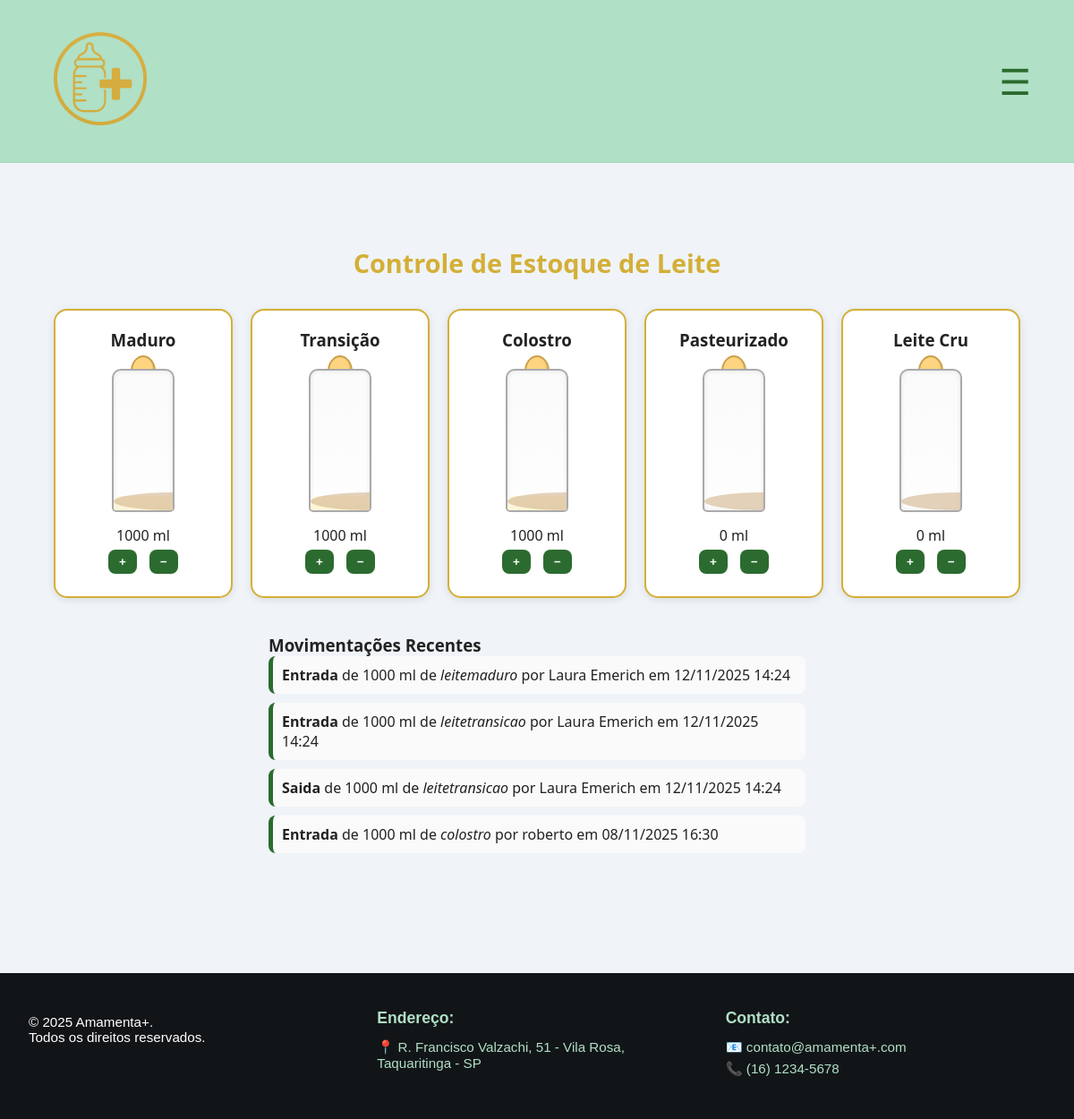
Screenshot of /assets/home.php (signed in) with the database file from the repository.
### tables this page shows
CREATE TABLE `estoqueleite` (
  `id` int(11) NOT NULL,
  `tipo` varchar(50) NOT NULL,
  `quantidade` int(11) DEFAULT 0,
  `atualizado` timestamp NOT NULL DEFAULT current_timestamp() ON UPDATE current_timestamp()
);

CREATE TABLE `logleite` (
  `id` int(11) NOT NULL,
  `tipo` varchar(50) NOT NULL,
  `acao` enum('entrada','saida') NOT NULL,
  `quantidade` int(11) NOT NULL,
  `funcionario` varchar(150) NOT NULL,
  `data` timestamp NOT NULL DEFAULT current_timestamp()
);

### assets/home.php (the view, shortened to what this page needs)
<!DOCTYPE html>
<html lang="pt-br">
<head>
  <link rel="stylesheet" href="/SistemaBL/style/style.css">
</head>
<body>
  <?php include "header.php"; ?>
  <div class="estoque-container">
    <h2>Controle de Estoque de Leite</h2>
    <div class="tipos-leite">
      <?php
      include 'processamento/conexao.php';
      $sql = "SELECT * FROM estoqueleite";
      $result = $conn->query($sql);
      while ($row = $result->fetch_assoc()):
      ?>
      <div class="caixa-leite">
        <h3>
          <?php
          switch ($row['tipo']) {
            case 'leitemaduro': echo 'Maduro'; break;
            case 'leitetransicao': echo 'Transição'; break;
            case 'colostro': echo 'Colostro'; break;
            case 'leitepasteurizado': echo 'Pasteurizado'; break;
            case 'leitecru': echo 'Leite Cru'; break;
          }
          ?>
        </h3>
        <div class="mamadeira-container">
          <div class="bico"></div>
          <div class="mamadeira">
            <?php
              $max = 10000;
              $percentual = min(100, ($row['quantidade'] / $max) * 100);
            ?>
            <div class="nivel" style="height: <?= $percentual ?>%;"></div>
            <div class="onda"></div>
          </div>
        </div>
        <p><?= $row['quantidade'] ?> ml</p>
        <div class="botoes">
          <button class="btn-add" data-tipo="<?= $row['tipo'] ?>" data-acao="entrada">+</button>
          <button class="btn-remove" data-tipo="<?= $row['tipo'] ?>" data-acao="saida">−</button>
        </div>
      </div>
      <?php endwhile; ?>
    </div>
    <div class="log-estoque">
      <h3>Movimentações Recentes</h3>
      <ul>
        <?php
        $logs = $conn->query("SELECT * FROM logleite ORDER BY data DESC LIMIT 5");
        while ($log = $logs->fetch_assoc()):
        ?>
          <li>
            <strong><?= ucfirst($log['acao']) ?></strong> de <?= $log['quantidade'] ?> ml de
            <em><?= $log['tipo'] ?></em> por <?= $log['funcionario'] ?> em
            <?= date('d/m/Y H:i', strtotime($log['data'])) ?>
          </li>
        <?php endwhile; ?>
      </ul>
    </div>
  </div>
  <?php include "footer.php"; ?>
</body>
</html>

### style/style.css (style rules this page uses)
:root { --cor-fundo-pagina: #f0f4f8; --cor-fundo-form: #ffffff; --cor-texto: #222222; --cor-borda-input: #cccccc; --cor-botao: #2e7d32; --cor-botao-hover: #388e3c; --dourado: rgb(212, 175, 55); --verde-menta: rgb(176, 224, 198); }
* { margin: 0; padding: 0; box-sizing: border-box; }
body { font-family: 'Segoe UI', Tahoma, Geneva, Verdana, sans-serif; background-color: var(--cor-fundo-pagina); color: var(--cor-texto); padding: 0; margin: 0; height: 100%; display: flex; flex-direction: column; }
h2 { text-align: center; color: var(--dourado); margin-bottom: 2rem; font-size: 1.8rem; margin-top: 0; padding-top: 1rem; }
.estoque-container { margin: 40px auto; padding: 20px; max-width: 1200px; text-align: center; }
.tipos-leite { display: flex; flex-wrap: wrap; justify-content: center; gap: 20px; }
.caixa-leite { background: #fff; border: 2px solid var(--dourado); border-radius: 15px; width: 200px; padding: 20px; box-shadow: 0 2px 10px rgba(0,0,0,0.1); position: relative; overflow: hidden; }
.mamadeira-container { position: relative; width: 70px; margin: 20px auto 15px; }
.bico { position: absolute; top: -15px; left: 50%; transform: translateX(-50%); width: 28px; height: 35px; background: #ffd480; border-radius: 50% 50% 40% 40%; border: 2px solid #c9a04a; box-shadow: inset -1px -2px 2px rgba(0,0,0,0.2); }
.bico::after { content: ''; position: absolute; bottom: -5px; left: 50%; transform: translateX(-50%); width: 12px; height: 12px; background: #ffd480; border-radius: 50%; border: 1px solid #c9a04a; }
.mamadeira { position: relative; width: 100%; height: 160px; background: linear-gradient(to top, #fefefe, #fafafa); border: 2px solid #aaa; border-radius: 10px 10px 5px 5px; box-shadow: inset 0 0 5px rgba(0,0,0,0.1); overflow: hidden; z-index: 1; }
.nivel { position: absolute; bottom: 0; left: 0; width: 100%; background: linear-gradient(to top, #fef4d6, #fff8e1); transition: height 0.8s ease; border-top-left-radius: 8px; border-top-right-radius: 8px; overflow: hidden; }
.onda { position: absolute; bottom: 0; width: 200%; height: 20px; background: rgba(210, 180, 140, 0.6); border-radius: 100%; animation: wave 2s infinite linear; }
.botoes button { background-color: var(--verde-escuro); color: #fff; border: none; border-radius: 8px; margin: 5px; padding: 6px 12px; cursor: pointer; font-weight: bold; transition: 0.3s; }
.log-estoque { margin-top: 40px; text-align: left; max-width: 600px; margin-left: auto; margin-right: auto; }
.log-estoque ul { list-style: none; padding: 0; }
.log-estoque li { background: #fafafa; border-left: 5px solid var(--verde-escuro); margin-bottom: 10px; padding: 10px; border-radius: 8px; }

### style/header.css (style rules this page uses)
:root { --dourado-principal: rgb(212, 175, 55); --verde-menta-suave: rgb(176, 224, 198); --verde-escuro: rgb(44, 107, 47); --preto: rgb(0, 0, 0); --laranja: rgb(255, 112, 67); --amarelo-claro: rgb(255, 215, 0); --cinza220: rgb(220, 220, 220); }
html, body { margin: 0; padding: 0; width: 100%; overflow-x: hidden; }

### style/footer.css (style rules this page uses)
:root { --dourado: rgb(212, 175, 55); --verde-menta-suave: rgb(176, 224, 198); --verde-escuro: rgb(44, 107, 47); --cor-fundo-pagina: #f0f4f8; --cor-texto: #222; --cor-input-border: #ccc; --cor-input-focus: var(--verde-escuro); --cor-botao: var(--verde-escuro); --cor-botao-hover: #2e7d32; --footer-bg: #121518; --footer-text: #ffffff; --footer-link: var(--verde-menta-suave); --footer-link-hover: var(--dourado); }

### rows the page displays
estoqueleite: tipo "Maduro", quantidade "1000"
estoqueleite: tipo "Transição", quantidade "1000"
estoqueleite: tipo "Colostro", quantidade "1000"
estoqueleite: shows "Pasteurizado", quantidade "0"
estoqueleite: tipo "Leite Cru", quantidade "0"
logleite: acao "Entrada", quantidade "1000", tipo "leitemaduro", funcionario "Laura Emerich", data "12/11/2025 14:24"
logleite: acao "Entrada", quantidade "1000", tipo "leitetransicao", funcionario "Laura Emerich", data "12/11/2025 14:24"
logleite: acao "Saida", quantidade "1000", tipo "leitetransicao", funcionario "Laura Emerich", data "12/11/2025 14:24"
logleite: acao "Entrada", quantidade "1000", tipo "colostro", funcionario "roberto", data "08/11/2025 16:30"
